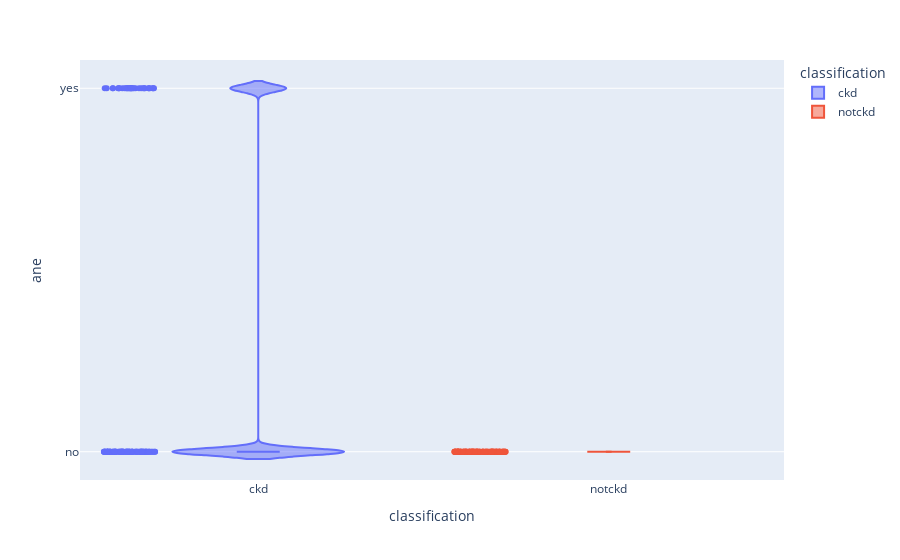

The notebook cell this image was saved under:
### Code cell
violin("ane")

### Figure 1 — Plotly figure (JSON) as saved in the notebook; plotly's stock layout.template omitted (floating-point values rounded to 4 significant figures; data arrays with more than 128 entries replaced by an {"elided": "..."} marker saying what was removed)
{"data": [{"alignmentgroup": "True", "box": {"visible": true}, "customdata": {"elided": "130x19 mixed values"}, "hovertemplate": "classification=%{customdata[18]}<br>ane=%{customdata[17]}<br>age=%{customdata[0]}<br>bp=%{customdata[1]}<br>sg=%{customdata[2]}<br>al=%{customdata[3]}<br>su=%{customdata[4]}<br>pc=%{customdata[5]}<br>pcc=%{customdata[6]}<br>ba=%{customdata[7]}<br>bgr=%{customdata[8]}<br>bu=%{customdata[9]}<br>sc=%{customdata[10]}<br>hemo=%{customdata[11]}<br>htn=%{customdata[12]}<br>dm=%{customdata[13]}<br>cad=%{customdata[14]}<br>appet=%{customdata[15]}<br>pe=%{customdata[16]}<extra></extra>", "legendgroup": "ckd", "marker": {"color": "#636efa"}, "name": "ckd", "offsetgroup": "ckd", "orientation": "v", "points": "all", "scalegroup": "True", "showlegend": true, "type": "violin", "x": {"elided": "130 str values"}, "x0": " ", "xaxis": "x", "y": {"elided": "130 str values"}, "y0": " ", "yaxis": "y"}, {"alignmentgroup": "True", "box": {"visible": true}, "customdata": {"elided": "121x19 mixed values"}, "hovertemplate": "classification=%{customdata[18]}<br>ane=%{customdata[17]}<br>age=%{customdata[0]}<br>bp=%{customdata[1]}<br>sg=%{customdata[2]}<br>al=%{customdata[3]}<br>su=%{customdata[4]}<br>pc=%{customdata[5]}<br>pcc=%{customdata[6]}<br>ba=%{customdata[7]}<br>bgr=%{customdata[8]}<br>bu=%{customdata[9]}<br>sc=%{customdata[10]}<br>hemo=%{customdata[11]}<br>htn=%{customdata[12]}<br>dm=%{customdata[13]}<br>cad=%{customdata[14]}<br>appet=%{customdata[15]}<br>pe=%{customdata[16]}<extra></extra>", "legendgroup": "notckd", "marker": {"color": "#EF553B"}, "name": "notckd", "offsetgroup": "notckd", "orientation": "v", "points": "all", "scalegroup": "True", "showlegend": true, "type": "violin", "x": ["notckd", "notckd", "notckd", "notckd", "notckd", "notckd", "notckd", "notckd", "notckd", "notckd", "notckd", "notckd", "notckd", "notckd", "notckd", "notckd", "notckd", "notckd", "notckd", "notckd", "notckd", "notckd", "notckd", "notckd", "notckd", "notckd", "notckd", "notckd", "notckd", "notckd", "notckd", "notckd", "notckd", "notckd", "notckd", "notckd", "notckd", "notckd", "notckd", "notckd", "notckd", "notckd", "notckd", "notckd", "notckd", "notckd", "notckd", "notckd", "notckd", "notckd", "notckd", "notckd", "notckd", "notckd", "notckd", "notckd", "notckd", "notckd", "notckd", "notckd", "notckd", "notckd", "notckd", "notckd", "notckd", "notckd", "notckd", "notckd", "notckd", "notckd", "notckd", "notckd", "notckd", "notckd", "notckd", "notckd", "notckd", "notckd", "notckd", "notckd", "notckd", "notckd", "notckd", "notckd", "notckd", "notckd", "notckd", "notckd", "notckd", "notckd", "notckd", "notckd", "notckd", "notckd", "notckd", "notckd", "notckd", "notckd", "notckd", "notckd", "notckd", "notckd", "notckd", "notckd", "notckd", "notckd", "notckd", "notckd", "notckd", "notckd", "notckd", "notckd", "notckd", "notckd", "notckd", "notckd", "notckd", "notckd", "notckd", "notckd", "notckd"], "x0": " ", "xaxis": "x", "y": ["no", "no", "no", "no", "no", "no", "no", "no", "no", "no", "no", "no", "no", "no", "no", "no", "no", "no", "no", "no", "no", "no", "no", "no", "no", "no", "no", "no", "no", "no", "no", "no", "no", "no", "no", "no", "no", "no", "no", "no", "no", "no", "no", "no", "no", "no", "no", "no", "no", "no", "no", "no", "no", "no", "no", "no", "no", "no", "no", "no", "no", "no", "no", "no", "no", "no", "no", "no", "no", "no", "no", "no", "no", "no", "no", "no", "no", "no", "no", "no", "no", "no", "no", "no", "no", "no", "no", "no", "no", "no", "no", "no", "no", "no", "no", "no", "no", "no", "no", "no", "no", "no", "no", "no", "no", "no", "no", "no", "no", "no", "no", "no", "no", "no", "no", "no", "no", "no", "no", "no", "no"], "y0": " ", "yaxis": "y"}], "layout": {"legend": {"title": {"text": "classification"}, "tracegroupgap": 0}, "margin": {"t": 60}, "violinmode": "overlay", "xaxis": {"anchor": "y", "categoryarray": ["ckd", "notckd"], "categoryorder": "array", "domain": [0, 1], "title": {"text": "classification"}}, "yaxis": {"anchor": "x", "domain": [0, 1], "title": {"text": "ane"}}}}
